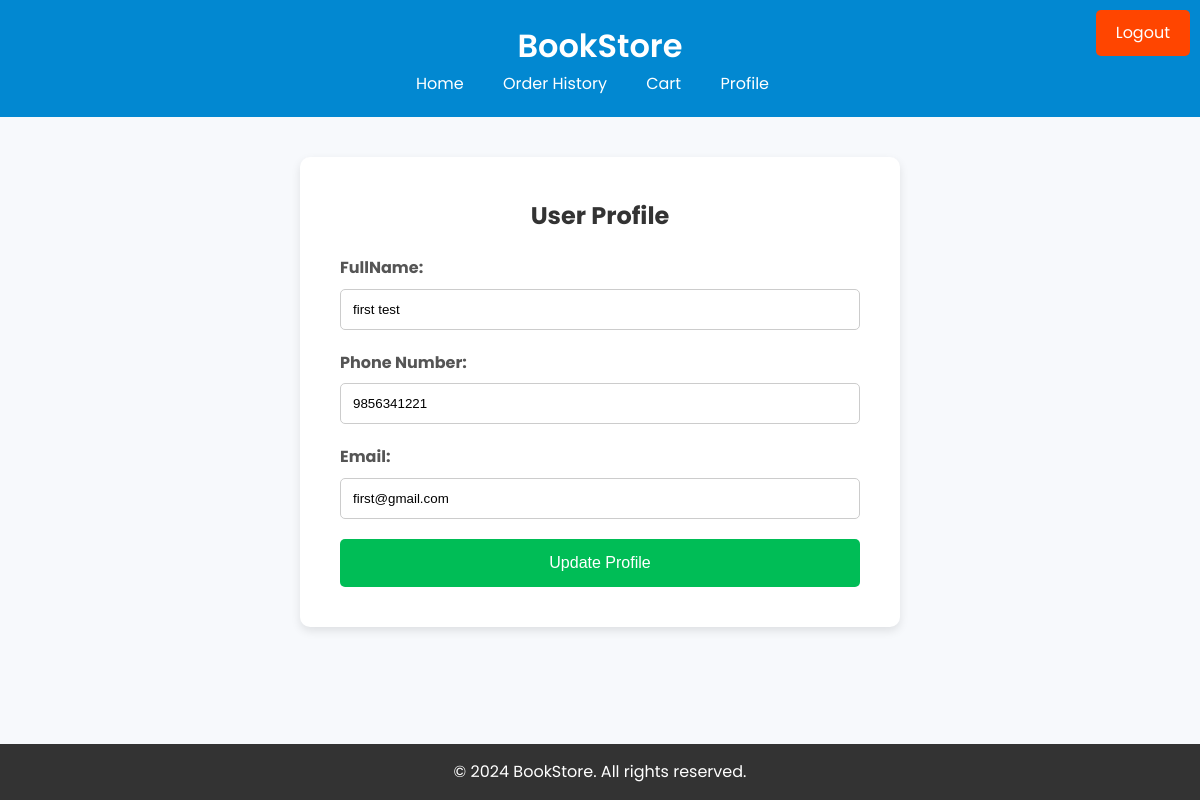
/profile/ (signed in), run on the app's committed database.
### book/models.py (models this page shows, shortened)
class Users(models.Model):
    full_name = models.CharField(max_length=50)
    email = models.EmailField()
    phone_number = models.CharField(max_length=15)
    password = models.CharField(max_length=20)

### book/views.py (the view)
# urls.py: path('profile/', views.profile, name='profile'),
def profile(request):
    msg = request.GET.get("msg", "")
    if request.session.get('email'):
        try:
            user_id = request.session.get('id')
            user_data = Users.objects.filter(id=user_id).first()
            return render(request, 'profile.html', {"msg": msg, 'data': user_data})
        except Users.DoesNotExist:
            return redirect('/loginpage?msg=Login again!')
    return redirect('/loginpage?msg=Something went wrong, try again!')

### book/templates/profile.html (shortened to what this page needs)
<!DOCTYPE html>
<html lang="en">
  <head>
  </head>
  <body>
    <a
      style="
        position: absolute;
        top: 10px;
        right: 10px;
        padding: 10px 20px;
        background-color: #ff4500;
        color: white;
        border: none;
        border-radius: 5px;
        cursor: pointer;
        text-decoration:none;
      "
      href="{% url 'logout' %}"
    >
      Logout
    </a>
    <header>
      <div class="container">
        <h1>BookStore</h1>
        <nav>
          <ul>
            <li><a href="{% url 'homepage' %}">Home</a></li>
            <li><a href="{% url 'orderhistorypage' %}">Order History</a></li>
            <li><a href="{% url 'cartpage' %}">Cart</a></li>
            <li><a href="{% url 'profile' %}">Profile</a></li>
          </ul>
        </nav>
      </div>
    </header>
    <section id="profile" class="profile-container">
      <center>
        <h2>User Profile</h2>
      </center>
      <form id="profileForm" onsubmit="return validateProfile()" method="post" action="{% url 'update_profile' %}" enctype="multipart/form-data">
        <label for="username">FullName:</label>
        <input
          type="text"
          id="username"
          name="full_name"
          ,
          value="{{data.full_name}}"
          placeholder="Enter your username"
          required
        />
        <label for="phone">Phone Number:</label>
        <input
          type="tel"
          id="phone"
          name="phone_number"
          ,
          value="{{data.phone_number}}"
          placeholder="Enter your phone number"
          required
        />
        <label for="email">Email:</label>
        <input
          type="email"
          id="email"
          name="email"
          ,
          value="{{data.email}}"
          placeholder="Enter your email"
          required,
          readonly
        />
        <input type="submit" value="Update Profile" />
      </form>
    </section>
    <footer>
      <div class="container">
        <p>&copy; 2024 BookStore. All rights reserved.</p>
      </div>
    </footer>
  </body>
</html>

### book/templates/profile.html (style rules this page uses)
* { margin: 0; padding: 0; box-sizing: border-box; }
body { font-family: "Poppins", sans-serif; background-color: #f7f9fc; color: #333; line-height: 1.6; display: flex; flex-direction: column; min-height: 100vh; }
.container { width: 80%; margin: auto; overflow: hidden; }
header { background-color: #0288d1; color: white; padding: 20px 0; text-align: center; }
header h1 { font-weight: 600; }
nav ul { list-style: none; }
nav ul li { display: inline; margin-right: 15px; }
nav ul li a { color: white; text-decoration: none; font-weight: 400; padding: 5px 10px; transition: background 0.3s, color 0.3s; }
.profile-container { background-color: white; padding: 40px; border-radius: 10px; box-shadow: 0px 4px 10px rgba(0, 0, 0, 0.1); max-width: 600px; width: 100%; margin: 40px auto; }
h2 { text-align: center; margin-bottom: 20px; color: #333; }
label { display: block; margin-bottom: 8px; font-weight: bold; color: #555; }
input[type="text"], input[type="email"], input[type="tel"], select, textarea { width: 100%; padding: 12px; margin-bottom: 20px; border: 1px solid #ccc; border-radius: 5px; box-sizing: border-box; }
input[type="submit"] { width: 100%; padding: 15px; background-color: #00bd56; color: white; border: none; border-radius: 5px; cursor: pointer; font-size: 16px; }
footer { background-color: #333; color: white; text-align: center; padding: 15px 0; margin-top: auto; }

### data on the page
Users: full_name "first test", phone_number "9856341221", email "first@gmail.com"
